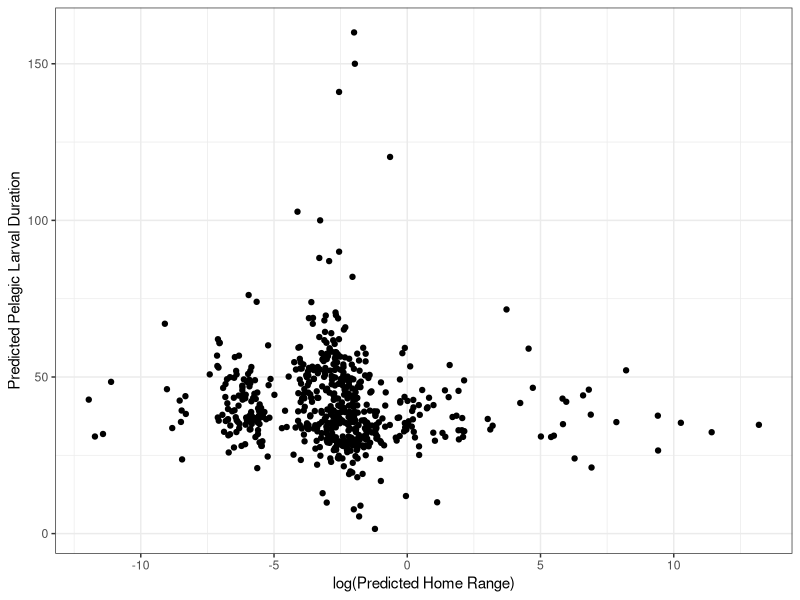
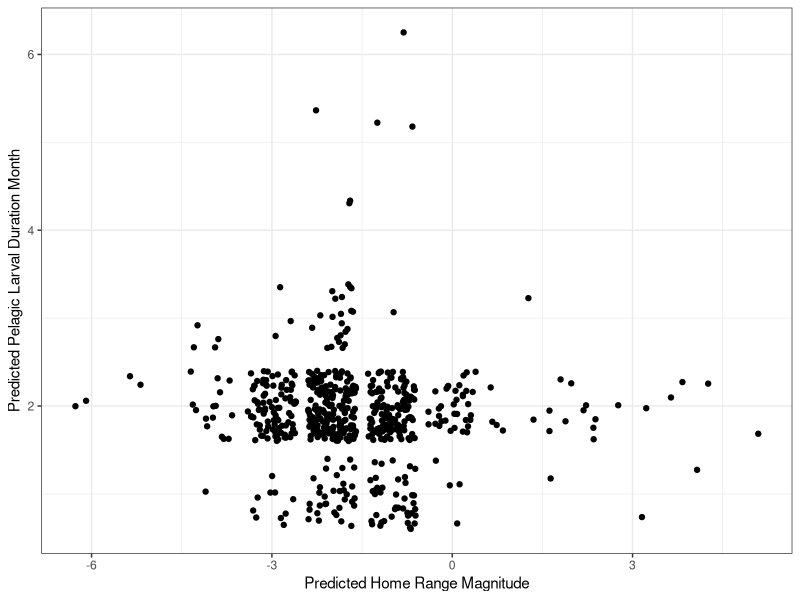
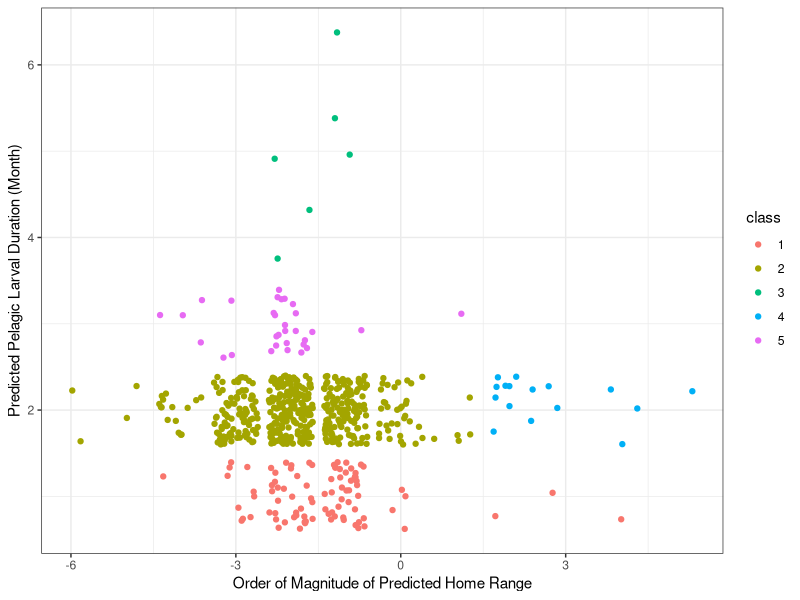
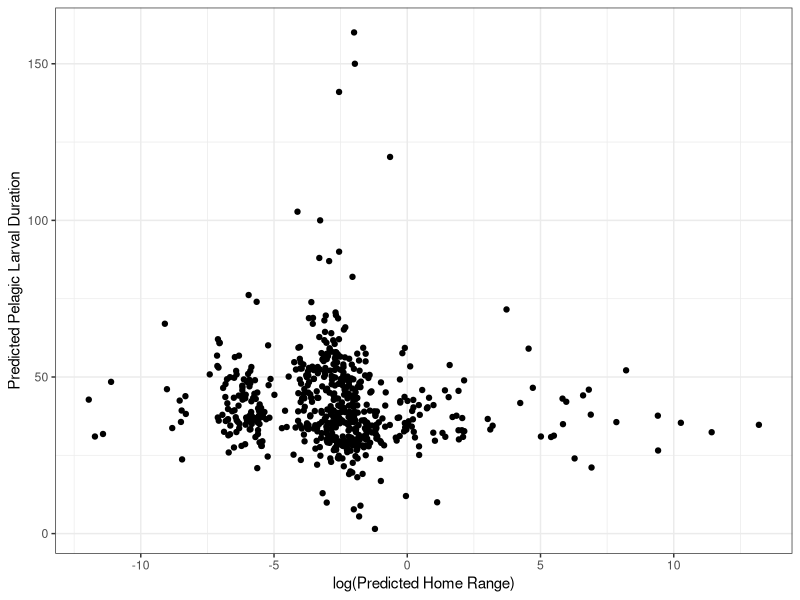

Write R code to recreate these figures, in order.
## ---- chunk 1
knitr::opts_chunk$set(echo = TRUE, warning = FALSE, message = FALSE)

library(tidyverse)
library(mclust)
## ---- chunk 2
data <- read_csv(here::here("01_data", "02_processed_data", "homerange_pld.csv")) %>%
  mutate(home_range = case_when(
    !is.na(observed_homerange) ~ observed_homerange,
    is.na(observed_homerange) ~ predicted_homerange
  )) %>%
  mutate(pld = case_when(
    !is.na(observed_pld) ~ observed_pld,
    is.na(observed_pld) ~ predicted_pld
  )) %>%
  filter(pld < 400) %>%
  mutate(magnitude_homerange = floor(log10(home_range))) %>%
  mutate(month_pld = ceiling(pld / 30))
## ---- chunk 3
p1 <- ggplot(data, aes(log(home_range), pld)) +
  geom_point() +
  theme_bw() +
  labs(
    x = "log(Predicted Home Range)",
    y = "Predicted Pelagic Larval Duration"
  )

p1

ggsave(p1, file = paste0("data_fig.pdf"), path = here::here("04_figs"), height = 8, width = 15)
## ---- chunk 4
ggplot(data, aes(magnitude_homerange, month_pld)) +
  geom_jitter() +
  theme_bw() +
  labs(
    x = "Predicted Home Range Magnitude",
    y = "Predicted Pelagic Larval Duration Month"
  )
## ---- chunk 5
gmm_data <- data %>%
  dplyr::select(magnitude_homerange, month_pld)

gmm_mclust2 <- Mclust(gmm_data)

summary(gmm_mclust2)

gmm_data$class <- as.factor(gmm_mclust2[["classification"]])

p2 <- ggplot(gmm_data, aes(magnitude_homerange, month_pld)) +
  geom_jitter(aes(color = class)) +
  theme_bw() +
  labs(
    x = "Order of Magnitude of Predicted Home Range",
    y = "Predicted Pelagic Larval Duration (Month)"
  )

p2

# ggsave(p2, file = paste0("gmm_fig.pdf"), path = here::here("04_figs"), height = 8, width = 15)

# write_csv(gmm_data, here::here("01_data", "02_processed_data", "clusters.csv"))
